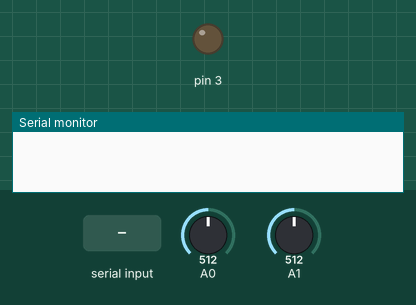
This sketch was run on a simulated Arduino Uno, built with avr-gcc and run on an emulated ATmega328P. Shown: output pins drawn as LEDs (lit = HIGH), the last lines printed to the serial monitor. Inputs (shaded band) come from the test bench; at power-on: A0 = 512, A1 = 512.

Above: at 1.2 s.
1.3 s: "y" received over Serial
At 2.2 s:
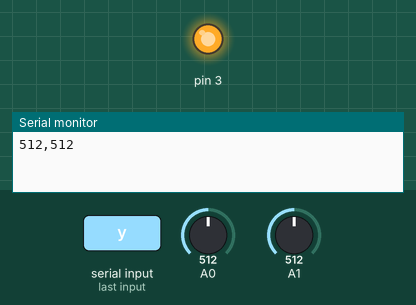
2.8 s: "n" received over Serial
At 3.4 s:
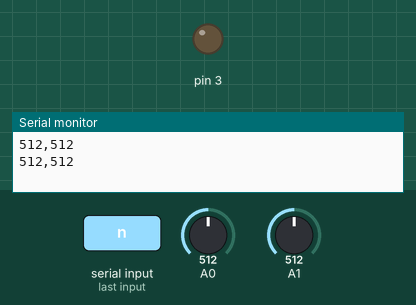
Timing chart, 0 to 5.8 s (numbered marks = the images above; inputs shaded):
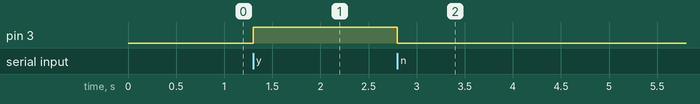

The sketch:

inclassSerialLEDpot.ino
```cpp
void setup() {
  Serial.begin(9600);
  pinMode(3, OUTPUT);
}

void loop() {

  if ( Serial.available() ) {
    char incoming = Serial.read();

    if(incoming == 'y'){
      digitalWrite(3,HIGH);
      }

    if (incoming == 'n'){
      digitalWrite(3,LOW);
      }

    int pot = analogRead(A0);
    int pot2 = analogRead(A1);
    Serial.print(pot);
    Serial.print(",");
    Serial.println( pot2 );
  }

}
```

Measured:
- after the input at 1.3 s, pin 3: LOW → HIGH at once
- after the input at 2.8 s, pin 3: HIGH → LOW at once
